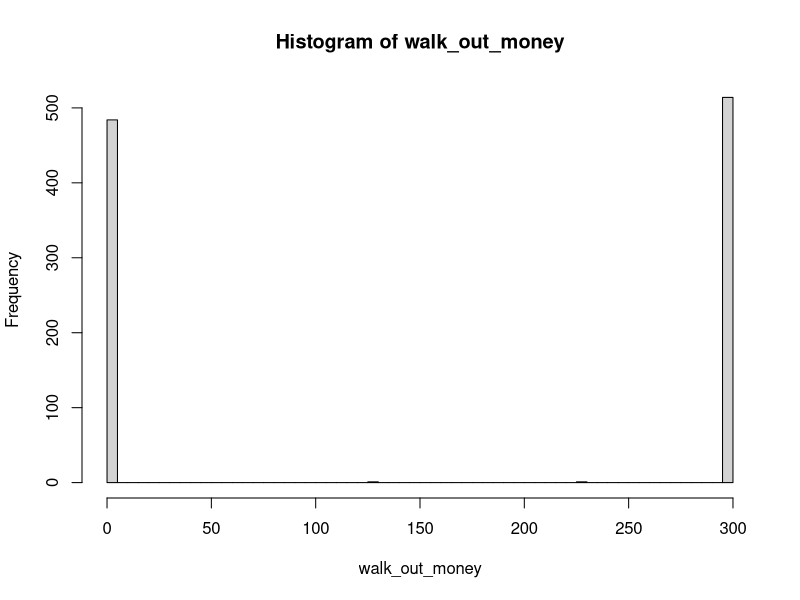
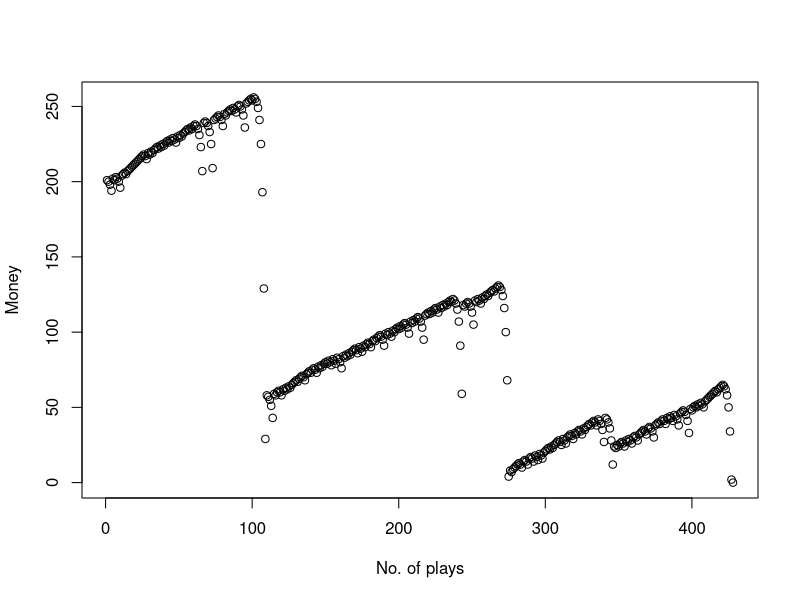
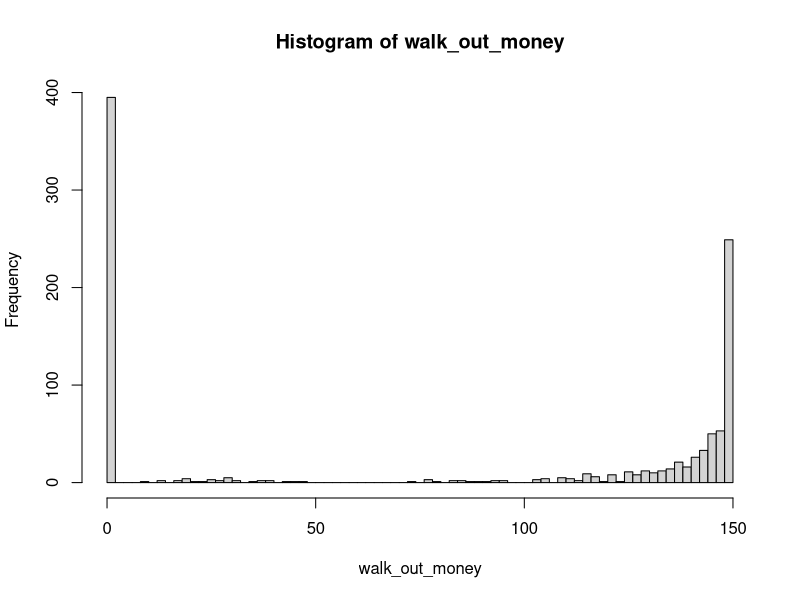
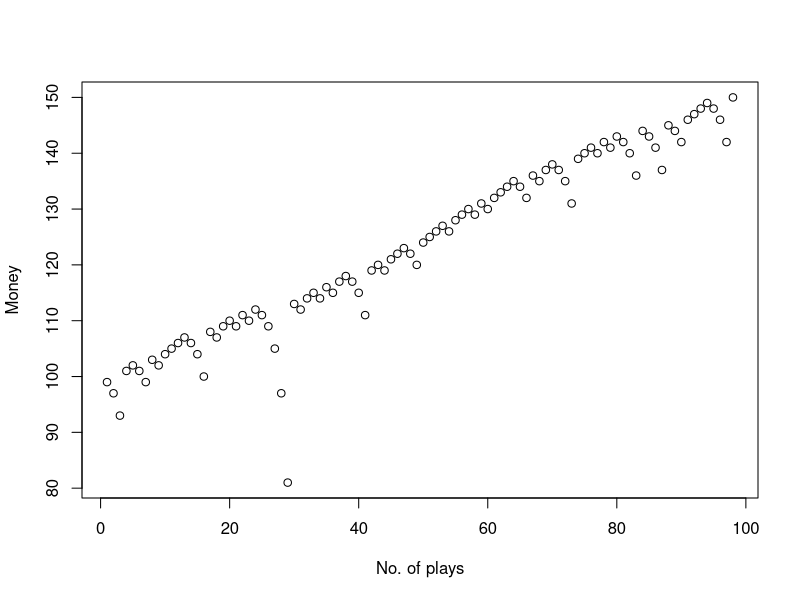
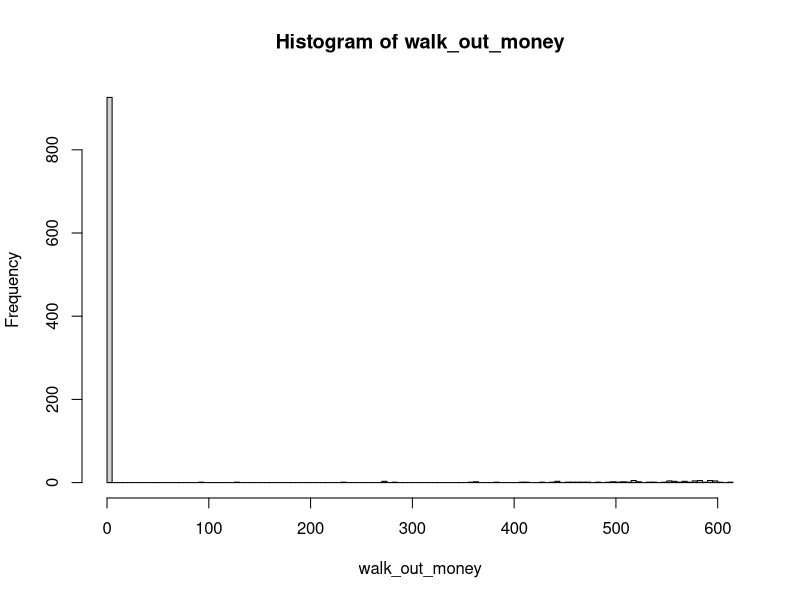
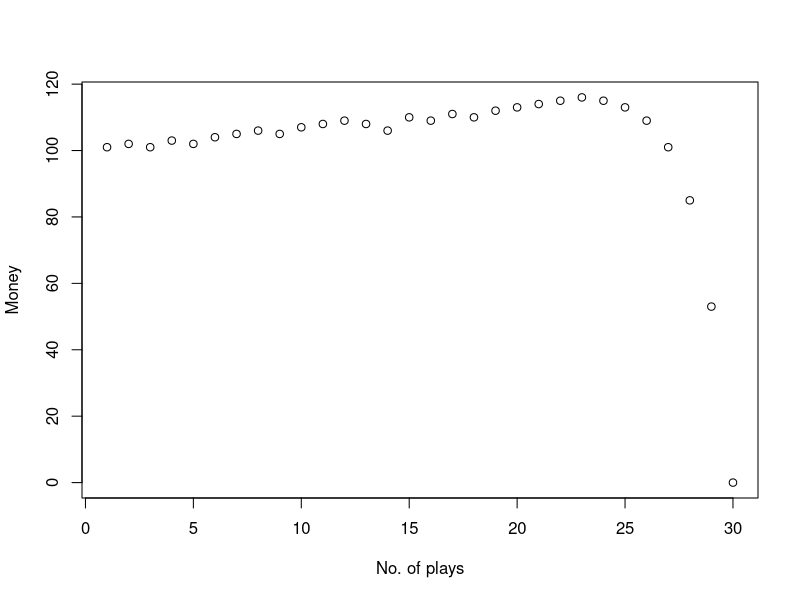
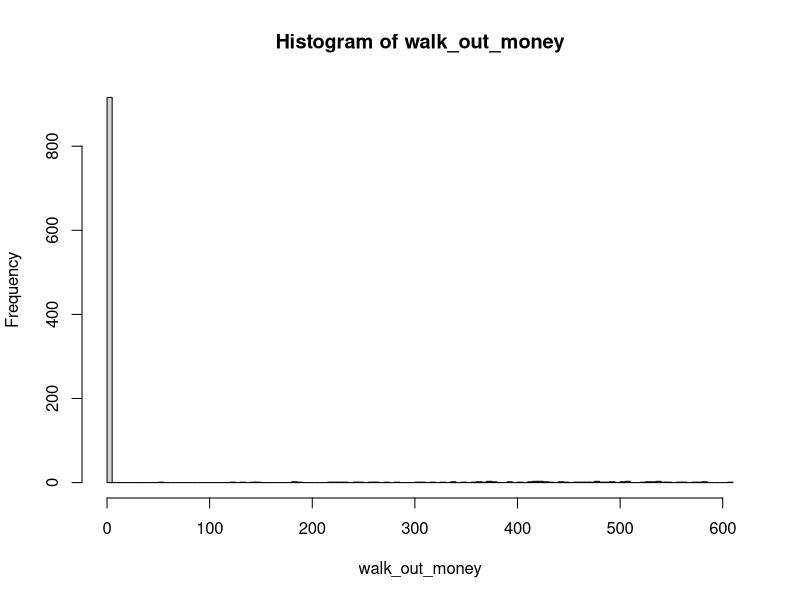
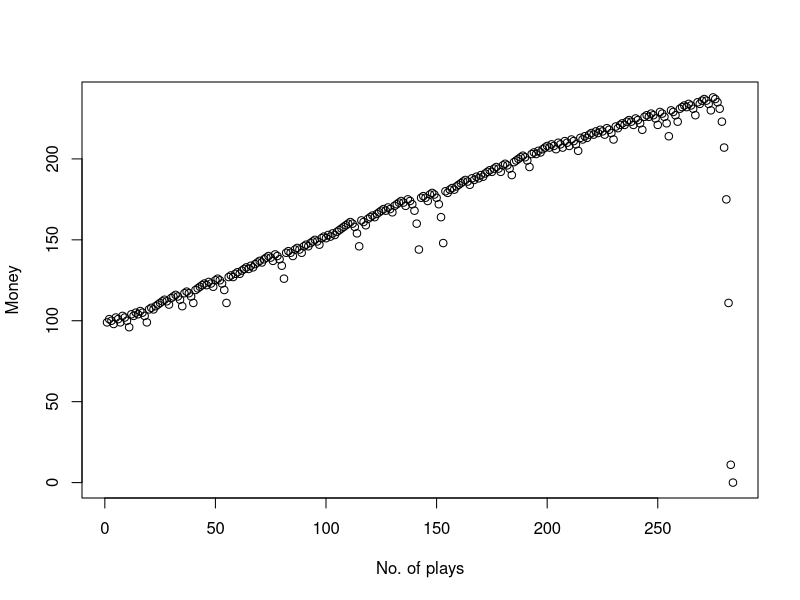

Here is the R script that generated these plots, in order:
## ---- chunk 1
 library(tidyverse)
    one_play <- function(state){
    # Wager
    proposed_wager <- ifelse(state$previous_win, 1, 2*state$previous_wager)
    wager <- min(proposed_wager, state$M, state$B)
    
    # Spin of the wheel
    red <- rbinom(1,1,18/38)
    
    # Update state
    state$plays <- state$plays + 1
    state$previous_wager <- wager
    if(red){
      # WIN
      state$B <- state$B + wager
      state$previous_win <- TRUE
    }else{
      # LOSE
      state$B <- state$B - wager
      state$previous_win <- FALSE
    }
  state
}



stop_play <- function(state){
  if(state$B <= 0) return(TRUE)
  if(state$plays >= state$L) return(TRUE)
  if(state$B >= state$W) return(TRUE)
  FALSE
}

one_series <- function(
    B = 200
  , W = 300
  , L = 1000
  , M = 100
){

  # initial state
  state <- list(
    B = B
  , W = W
  , L = L
  , M = M
  , plays = 0
  , previous_wager = 0
  , previous_win = TRUE
  )
  
  # vector to store budget over series of plays
  budget <- rep(NA, L)
  
  # For loop of plays
  for(i in 1:L){
    new_state <- state %>% one_play
    budget[i] <- new_state$B
    if(new_state %>% stop_play){
      return(budget[1:i])
    }
    state <- new_state
  }
  budget    
}

# helper function
get_last <- function(x) x[length(x)] 

## ---- chunk 2
walk_out_money <- rep(NA, 1000)
for(j in seq_along(walk_out_money)){
  walk_out_money[j] <- one_series(B = 200, W = 300, L = 1000, M = 100) %>% get_last
}

# Walk out money distribution
hist(walk_out_money, breaks = 100)

# Estimated probability of walking out with extra cash
mean(walk_out_money > 200)

# Estimated earnings
mean(walk_out_money - 200)
plot(one_series(B = 200, W = 300, L = 1000, M = 100),ylab = "Money",xlab = "No. of plays")

## ---- chunk 3
# Simulation 2
walk_out_money <- rep(NA, 1000)
for(j in seq_along(walk_out_money)){
  walk_out_money[j] <- one_series(B = 100, W = 150, L = 100, M = 1000) %>% get_last
}

# Walk out money distribution
hist(walk_out_money, breaks = 100)

# Estimated probability of walking out with extra cash
mean(walk_out_money > 100)

# Estimated earnings
mean(walk_out_money - 100)
plot(one_series(B = 100, W = 150, L = 100, M = 1000),ylab = "Money",xlab = "No. of plays")
## ---- chunk 4
# Simulation 3
walk_out_money <- rep(NA, 1000)
for(j in seq_along(walk_out_money)){
  walk_out_money[j] <- one_series(B = 100, W = 10000, L = 1000, M = 1000) %>% get_last
}

# Walk out money distribution
hist(walk_out_money, breaks = 100)

# Estimated probability of walking out with extra cash
mean(walk_out_money > 1000)

# Estimated earnings
mean(walk_out_money - 1000)
plot(one_series(B = 100, W = 10000, L = 1000, M = 1000),ylab = "Money",xlab = "No. of plays")
## ---- chunk 5
# Simulation 4
walk_out_money <- rep(NA, 1000)
for(j in seq_along(walk_out_money)){
  walk_out_money[j] <- one_series(B = 100, W = 1000, L = 1000, M = 100) %>% get_last
}

# Walk out money distribution
hist(walk_out_money, breaks = 100)

# Estimated probability of walking out with extra cash
mean(walk_out_money > 100)

# Estimated earnings
mean(walk_out_money - 100)
plot(one_series(B = 100, W = 1000, L = 1000, M = 100),ylab = "Money",xlab = "No. of plays")
## ---- chunk 6
# Simulation 5
walk_out_money <- rep(NA, 1000)
for(j in seq_along(walk_out_money)){
  walk_out_money[j] <- one_series(B = 100, W = 1000, L = 1000, M = 1000) %>% get_last
}

# Walk out money distribution
hist(walk_out_money, breaks = 100)

# Estimated probability of walking out with extra cash
mean(walk_out_money > 100)

# Estimated earnings
mean(walk_out_money - 100)
plot(one_series(B = 100, W = 1000, L = 1000, M = 1000),ylab = "Money",xlab = "No. of plays")
## ---- chunk 7
# Simulation 6
walk_out_money <- rep(NA, 1000)
for(j in seq_along(walk_out_money)){
  walk_out_money[j] <- one_series(B = 100, W = 150, L = 100, M = 10) %>% get_last
}

# Walk out money distribution
hist(walk_out_money, breaks = 100)

# Estimated probability of walking out with extra cash
mean(walk_out_money > 100)

# Estimated earnings
mean(walk_out_money - 100)
plot(one_series(B = 100, W = 150, L = 100, M = 10),ylab = "Money",xlab = "No. of plays")
## ---- chunk 8
# Simulation 7
walk_out_money <- rep(NA, 1000)
for(j in seq_along(walk_out_money)){
  walk_out_money[j] <- one_series(B = 200, W = 300, L = 1000, M = 10) %>% get_last
}

# Walk out money distribution
hist(walk_out_money, breaks = 100)

# Estimated probability of walking out with extra cash
mean(walk_out_money > 200)

# Estimated earnings
mean(walk_out_money - 200)
plot(one_series(B = 200, W = 300, L = 1000, M = 10),ylab = "Money",xlab = "No. of plays")
## ---- chunk 9
# Simulation 8
walk_out_money <- rep(NA, 1000)
for(j in seq_along(walk_out_money)){
  walk_out_money[j] <- one_series(B = 200, W = 300, L = 100, M = 10) %>% get_last
}

# Walk out money distribution
hist(walk_out_money, breaks = 100)

# Estimated probability of walking out with extra cash
mean(walk_out_money > 200)

# Estimated earnings
mean(walk_out_money - 200)
plot(one_series(B = 200, W = 300, L = 100, M = 10),ylab = "Money",xlab = "No. of plays")
